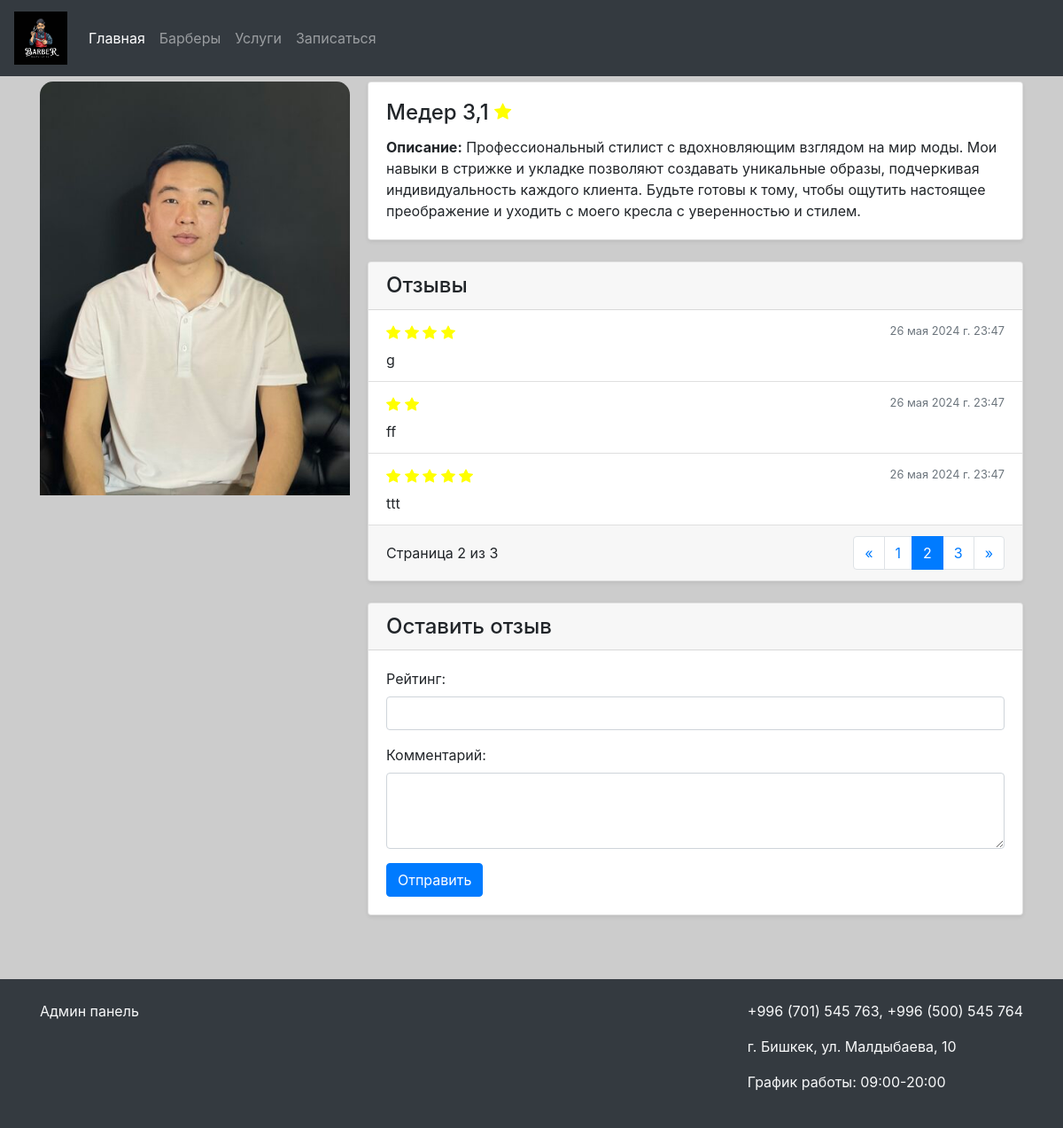
/barbers/1/?page=2, run on the app's committed database.
### barbershop/models.py (models this page shows, shortened)
class Barber(models.Model):
    photo = models.ImageField(upload_to='barbers/')
    name = models.CharField(max_length=100)
    description = models.TextField()

class Review(models.Model):
    barber = models.ForeignKey(Barber, related_name='reviews', on_delete=models.CASCADE)
    rating = models.IntegerField(validators=[MinValueValidator(1), MaxValueValidator(5)])
    comment = models.TextField()
    created_at = models.DateTimeField(auto_now_add=True, verbose_name='Дата создания')

### barbershop/views.py (the view)
# urls.py: path('barbers/<int:pk>/', views.barber_detail, name='barber_detail'),
def barber_detail(request, pk):
    barber = get_object_or_404(Barber, pk=pk)
    reviews = barber.reviews.all().order_by('-created_at')
    paginator = Paginator(reviews, 3)
    page_number = request.GET.get('page')
    page_obj = paginator.get_page(page_number)
    average_rating = reviews.aggregate(Avg('rating'))['rating__avg']
    return render(request, 'barber_detail.html', {'barber': barber, 'page_obj': page_obj, 'average_rating': average_rating})

### main/templatetags/custom_filters.py (called while the page is built)
@register.filter
def times(number):
    return range(number)

### templates/barber_detail.html (shortened to what this page needs)
{% load custom_filters %}
{% include 'header_and_footer/header.html' %}
<div class="container">
    <div class="mb-4 d-flex" style="margin-top: 20px">
        <div style="margin-right: 20px">
            <img src="{% if barber.photo %}{{ barber.photo.url }}{% else %}../../../media/empty.png{% endif %}"
                 class="card-img-top" alt="{{ barber.name }}">
        </div>
        <div>
            <div class="card shadow-sm">
                <div class="card-body">
                    <h4 class="card-title">{{ barber.name }} {% if average_rating %}{{ average_rating|floatformat:1 }} {% endif %}</h4>
                    <p class="card-text"><strong>Описание:</strong> {{ barber.description }}</p>
                </div>
            </div>
            <div class="card shadow-sm my-4">
                <div class="card-header">
                    <h4 class="mb-0">Отзывы</h4>
                </div>
                <ul class="list-group list-group-flush">
                    {% for review in page_obj %}
                        <li class="list-group-item">
                            <div class="d-flex justify-content-between align-items-center">
                                <div>
                                </div>
                                <small class="text-muted">{{ review.created_at}}</small>
                            </div>
                            <div class="mt-2">
                                {{ review.comment }}
                            </div>
                        </li>
                    {% empty %}
                        <li class="list-group-item">Пока нет отзывов</li>
                    {% endfor %}
                </ul>
                <div class="card-footer d-flex justify-content-between align-items-center">
                    <span>Страница {{ page_obj.number }} из {{ page_obj.paginator.num_pages }}</span>
                    <nav aria-label="Page navigation">
                        <ul class="pagination mb-0">
                            {% if page_obj.has_previous %}
                                <li class="page-item">
                                    <a class="page-link" href="?page={{ page_obj.previous_page_number }}" aria-label="Previous">
                                        <span aria-hidden="true">&laquo;</span>
                                    </a>
                                </li>
                            {% else %}
                                <li class="page-item disabled">
                                    <span class="page-link">&laquo;</span>
                                </li>
                            {% endif %}
                            {% for num in page_obj.paginator.page_range %}
                                {% if page_obj.number == num %}
                                    <li class="page-item active"><span class="page-link">{{ num }}</span></li>
                                {% else %}
                                    <li class="page-item"><a class="page-link" href="?page={{ num }}">{{ num }}</a></li>
                                {% endif %}
                            {% endfor %}
                            {% if page_obj.has_next %}
                                <li class="page-item">
                                    <a class="page-link" href="?page={{ page_obj.next_page_number }}" aria-label="Next">
                                        <span aria-hidden="true">&raquo;</span>
                                    </a>
                                </li>
                            {% else %}
                                <li class="page-item disabled">
                                    <span class="page-link">&raquo;</span>
                                </li>
                            {% endif %}
                        </ul>
                    </nav>
                </div>
            </div>
            <div class="card shadow-sm my-4">
                <div class="card-header">
                    <h4 class="mb-0">Оставить отзыв</h4>
                </div>
                <div class="card-body">
                    <form method="post" action="{% url 'add_review' %}">
                        <div class="mb-3">
                            <label for="rating" class="form-label">Рейтинг:</label>
                            <input type="number" name="rating" id="rating" class="form-control" min="1" max="5" required>
                        </div>
                        <div class="mb-3">
                            <label for="comment" class="form-label">Комментарий:</label>
                            <textarea name="comment" id="comment" class="form-control" rows="3" required></textarea>
                        </div>
                        <button type="submit" class="btn btn-primary">Отправить</button>
                    </form>
                </div>
            </div>
        </div>
    </div>
</div>
{% include 'header_and_footer/footer.html' %}

### static/css/style.css (style rules this page uses)
body { background-color: #ccc; }
.card { transition: transform 0.2s ease-in-out; }

### templates/barber_detail.html (style rules this page uses)
.card-img-top { border-radius: 15px 15px 0 0; width: 350px; height: auto; display: block; margin: 0 auto; }

### data on the page
Barber: photo (picture), name "Медер", description "Профессиональный стилист с вдохновляющим взглядом на мир моды. Мои навыки в стрижке и укладке позволяют создавать уникальные образы, подчеркивая индивидуальность каждого клиента. Будьте готовы к тому, чтобы ощутить настоящее преображение и уходить с моего кресла с уверенностью и стилем."
Review: rating 4 (drawn), created_at "26 мая 2024 г. 23:47", comment "g"
Review: rating 2 (drawn), created_at "26 мая 2024 г. 23:47", comment "ff"
Review: rating 5 (drawn), created_at "26 мая 2024 г. 23:47", comment "ttt"

### other printed values
{{ average_rating|floatformat:1 }} "3,1"
{{ page_obj.number }} "2"
{{ page_obj.paginator.num_pages }} "3"
{{ num }} "1" "3"
{{ num }} "2"
